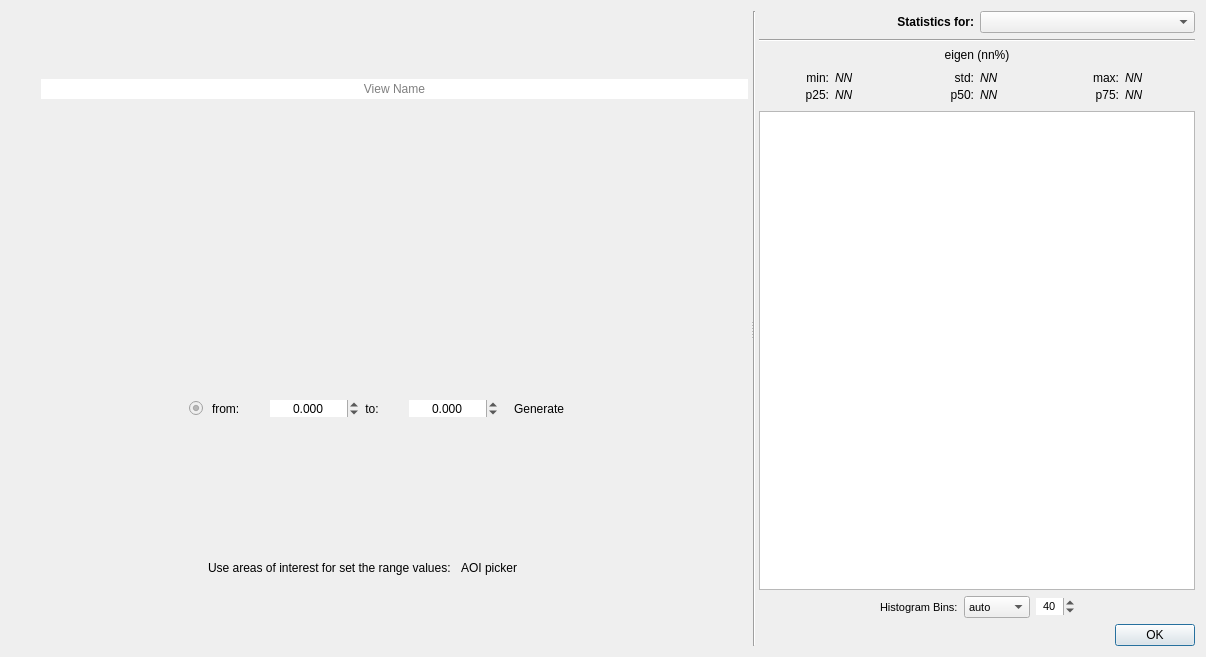
<?xml version="1.0" encoding="UTF-8"?>
<ui version="4.0">
 <class>ViewWidget</class>
 <widget class="QWidget" name="ViewWidget">
  <property name="geometry">
   <rect>
    <x>0</x>
    <y>0</y>
    <width>1206</width>
    <height>657</height>
   </rect>
  </property>
  <layout class="QHBoxLayout" name="horizontalLayout">
   <item>
    <widget class="QSplitter" name="splitter">
     <property name="orientation">
      <enum>Qt::Horizontal</enum>
     </property>
     <property name="handleWidth">
      <number>2</number>
     </property>
     <widget class="QWidget" name="widget_2" native="true">
      <layout class="QVBoxLayout" name="verticalLayout">
       <property name="spacing">
        <number>3</number>
       </property>
       <property name="leftMargin">
        <number>0</number>
       </property>
       <property name="topMargin">
        <number>0</number>
       </property>
       <property name="rightMargin">
        <number>3</number>
       </property>
       <property name="bottomMargin">
        <number>0</number>
       </property>
       <item>
        <widget class="QWidget" name="widget_3" native="true">
         <layout class="QHBoxLayout" name="horizontalLayout_2">
          <property name="leftMargin">
           <number>0</number>
          </property>
          <property name="topMargin">
           <number>0</number>
          </property>
          <property name="rightMargin">
           <number>0</number>
          </property>
          <property name="bottomMargin">
           <number>0</number>
          </property>
          <item>
           <widget class="QToolButton" name="layerStyleEditor">
            <property name="toolTip">
             <string>Open the style editor for this layer</string>
            </property>
            <property name="text">
             <string/>
            </property>
            <property name="icon">
             <iconset>
              <normaloff>:/plugins/pca4cd/icons/layer_properties.svg</normaloff>:/plugins/pca4cd/icons/layer_properties.svg</iconset>
            </property>
            <property name="toolButtonStyle">
             <enum>Qt::ToolButtonIconOnly</enum>
            </property>
            <property name="autoRaise">
             <bool>true</bool>
            </property>
           </widget>
          </item>
          <item>
           <widget class="QLineEdit" name="QLabel_ViewName">
            <property name="frame">
             <bool>false</bool>
            </property>
            <property name="alignment">
             <set>Qt::AlignCenter</set>
            </property>
            <property name="readOnly">
             <bool>true</bool>
            </property>
            <property name="placeholderText">
             <string>View Name</string>
            </property>
           </widget>
          </item>
         </layout>
        </widget>
       </item>
       <item>
        <widget class="RenderWidget" name="render_widget" native="true">
         <property name="sizePolicy">
          <sizepolicy hsizetype="Ignored" vsizetype="Ignored">
           <horstretch>0</horstretch>
           <verstretch>0</verstretch>
          </sizepolicy>
         </property>
        </widget>
       </item>
       <item>
        <widget class="QWidget" name="WidgetDetectionLayer" native="true">
         <layout class="QHBoxLayout" name="horizontalLayout_3">
          <property name="spacing">
           <number>3</number>
          </property>
          <property name="leftMargin">
           <number>3</number>
          </property>
          <property name="topMargin">
           <number>0</number>
          </property>
          <property name="rightMargin">
           <number>3</number>
          </property>
          <property name="bottomMargin">
           <number>0</number>
          </property>
          <item>
           <spacer name="horizontalSpacer_4">
            <property name="orientation">
             <enum>Qt::Horizontal</enum>
            </property>
            <property name="sizeHint" stdset="0">
             <size>
              <width>40</width>
              <height>20</height>
             </size>
            </property>
           </spacer>
          </item>
          <item>
           <widget class="QRadioButton" name="ShowHideChangeDetection">
            <property name="enabled">
             <bool>false</bool>
            </property>
            <property name="toolTip">
             <string>Show/hide the change layer generated</string>
            </property>
            <property name="icon">
             <iconset>
              <normaloff>:/plugins/pca4cd/icons/visibility.svg</normaloff>:/plugins/pca4cd/icons/visibility.svg</iconset>
            </property>
            <property name="checked">
             <bool>true</bool>
            </property>
           </widget>
          </item>
          <item>
           <spacer name="horizontalSpacer">
            <property name="orientation">
             <enum>Qt::Horizontal</enum>
            </property>
            <property name="sizeType">
             <enum>QSizePolicy::Fixed</enum>
            </property>
            <property name="sizeHint" stdset="0">
             <size>
              <width>6</width>
              <height>20</height>
             </size>
            </property>
           </spacer>
          </item>
          <item>
           <widget class="QLabel" name="label_5">
            <property name="text">
             <string>from:</string>
            </property>
           </widget>
          </item>
          <item>
           <widget class="QToolButton" name="PickerRangeFrom">
            <property name="toolTip">
             <string>Picker the pixel value using mouse cursor for set the initial change value</string>
            </property>
            <property name="text">
             <string/>
            </property>
            <property name="icon">
             <iconset>
              <normaloff>:/plugins/pca4cd/icons/cursor_picker.svg</normaloff>:/plugins/pca4cd/icons/cursor_picker.svg</iconset>
            </property>
            <property name="autoRaise">
             <bool>true</bool>
            </property>
           </widget>
          </item>
          <item>
           <widget class="QDoubleSpinBox" name="RangeChangeFrom">
            <property name="toolTip">
             <string>Generate the change layer from value</string>
            </property>
            <property name="frame">
             <bool>false</bool>
            </property>
            <property name="alignment">
             <set>Qt::AlignCenter</set>
            </property>
            <property name="decimals">
             <number>3</number>
            </property>
            <property name="minimum">
             <double>-100000.000000000000000</double>
            </property>
            <property name="maximum">
             <double>100000.000000000000000</double>
            </property>
           </widget>
          </item>
          <item>
           <widget class="QLabel" name="label">
            <property name="text">
             <string> to:</string>
            </property>
           </widget>
          </item>
          <item>
           <widget class="QToolButton" name="PickerRangeTo">
            <property name="toolTip">
             <string>Picker the pixel value using mouse cursor for set the final change value</string>
            </property>
            <property name="text">
             <string/>
            </property>
            <property name="icon">
             <iconset>
              <normaloff>:/plugins/pca4cd/icons/cursor_picker.svg</normaloff>:/plugins/pca4cd/icons/cursor_picker.svg</iconset>
            </property>
            <property name="autoRaise">
             <bool>true</bool>
            </property>
           </widget>
          </item>
          <item>
           <widget class="QDoubleSpinBox" name="RangeChangeTo">
            <property name="toolTip">
             <string>Generate the change layer to value</string>
            </property>
            <property name="frame">
             <bool>false</bool>
            </property>
            <property name="alignment">
             <set>Qt::AlignCenter</set>
            </property>
            <property name="decimals">
             <number>3</number>
            </property>
            <property name="minimum">
             <double>-100000.000000000000000</double>
            </property>
            <property name="maximum">
             <double>100000.000000000000000</double>
            </property>
           </widget>
          </item>
          <item>
           <spacer name="horizontalSpacer_2">
            <property name="orientation">
             <enum>Qt::Horizontal</enum>
            </property>
            <property name="sizeType">
             <enum>QSizePolicy::Fixed</enum>
            </property>
            <property name="sizeHint" stdset="0">
             <size>
              <width>6</width>
              <height>20</height>
             </size>
            </property>
           </spacer>
          </item>
          <item>
           <widget class="QToolButton" name="GenerateDetectionLayer">
            <property name="toolTip">
             <string>Generate the change layer for this component</string>
            </property>
            <property name="text">
             <string>Generate</string>
            </property>
            <property name="icon">
             <iconset>
              <normaloff>:/plugins/pca4cd/icons/run.svg</normaloff>:/plugins/pca4cd/icons/run.svg</iconset>
            </property>
            <property name="toolButtonStyle">
             <enum>Qt::ToolButtonTextBesideIcon</enum>
            </property>
            <property name="autoRaise">
             <bool>true</bool>
            </property>
           </widget>
          </item>
          <item>
           <spacer name="horizontalSpacer_5">
            <property name="orientation">
             <enum>Qt::Horizontal</enum>
            </property>
            <property name="sizeHint" stdset="0">
             <size>
              <width>40</width>
              <height>20</height>
             </size>
            </property>
           </spacer>
          </item>
         </layout>
        </widget>
       </item>
       <item>
        <widget class="QWidget" name="widget_5" native="true">
         <layout class="QHBoxLayout" name="horizontalLayout_8">
          <property name="spacing">
           <number>3</number>
          </property>
          <property name="leftMargin">
           <number>3</number>
          </property>
          <property name="topMargin">
           <number>0</number>
          </property>
          <property name="rightMargin">
           <number>3</number>
          </property>
          <property name="bottomMargin">
           <number>0</number>
          </property>
          <item>
           <spacer name="horizontalSpacer_3">
            <property name="orientation">
             <enum>Qt::Horizontal</enum>
            </property>
            <property name="sizeHint" stdset="0">
             <size>
              <width>40</width>
              <height>20</height>
             </size>
            </property>
           </spacer>
          </item>
          <item>
           <widget class="QLabel" name="label_2">
            <property name="toolTip">
             <string>Use min and max value of all pixels inside areas of interest for fill from/to range values</string>
            </property>
            <property name="text">
             <string>Use areas of interest for set the range values:</string>
            </property>
           </widget>
          </item>
          <item>
           <widget class="QToolButton" name="AOI_Picker">
            <property name="text">
             <string>AOI picker</string>
            </property>
            <property name="icon">
             <iconset>
              <normaloff>:/plugins/pca4cd/icons/aoi_picker.svg</normaloff>:/plugins/pca4cd/icons/aoi_picker.svg</iconset>
            </property>
            <property name="toolButtonStyle">
             <enum>Qt::ToolButtonTextBesideIcon</enum>
            </property>
            <property name="autoRaise">
             <bool>true</bool>
            </property>
           </widget>
          </item>
          <item>
           <widget class="QToolButton" name="DeleteAllAOI">
            <property name="toolTip">
             <string>Delete all AOI</string>
            </property>
            <property name="icon">
             <iconset>
              <normaloff>:/plugins/pca4cd/icons/trash.svg</normaloff>:/plugins/pca4cd/icons/trash.svg</iconset>
            </property>
            <property name="toolButtonStyle">
             <enum>Qt::ToolButtonIconOnly</enum>
            </property>
            <property name="autoRaise">
             <bool>true</bool>
            </property>
           </widget>
          </item>
          <item>
           <spacer name="horizontalSpacer_6">
            <property name="orientation">
             <enum>Qt::Horizontal</enum>
            </property>
            <property name="sizeHint" stdset="0">
             <size>
              <width>40</width>
              <height>20</height>
             </size>
            </property>
           </spacer>
          </item>
         </layout>
        </widget>
       </item>
      </layout>
     </widget>
     <widget class="QWidget" name="widget" native="true">
      <layout class="QHBoxLayout" name="horizontalLayout_5">
       <property name="spacing">
        <number>0</number>
       </property>
       <property name="leftMargin">
        <number>0</number>
       </property>
       <property name="topMargin">
        <number>0</number>
       </property>
       <property name="rightMargin">
        <number>0</number>
       </property>
       <property name="bottomMargin">
        <number>0</number>
       </property>
       <item>
        <widget class="Line" name="line">
         <property name="orientation">
          <enum>Qt::Vertical</enum>
         </property>
        </widget>
       </item>
       <item>
        <widget class="QWidget" name="widget_6" native="true">
         <layout class="QVBoxLayout" name="verticalLayout_2">
          <property name="leftMargin">
           <number>3</number>
          </property>
          <property name="topMargin">
           <number>0</number>
          </property>
          <property name="rightMargin">
           <number>0</number>
          </property>
          <property name="bottomMargin">
           <number>0</number>
          </property>
          <item>
           <widget class="QWidget" name="widget_10" native="true">
            <layout class="QHBoxLayout" name="horizontalLayout_9">
             <property name="leftMargin">
              <number>0</number>
             </property>
             <property name="topMargin">
              <number>0</number>
             </property>
             <property name="rightMargin">
              <number>0</number>
             </property>
             <property name="bottomMargin">
              <number>0</number>
             </property>
             <item>
              <widget class="QLabel" name="label_4">
               <property name="font">
                <font>
                 <weight>75</weight>
                 <bold>true</bold>
                </font>
               </property>
               <property name="text">
                <string>Statistics for:</string>
               </property>
               <property name="alignment">
                <set>Qt::AlignRight|Qt::AlignTrailing|Qt::AlignVCenter</set>
               </property>
              </widget>
             </item>
             <item>
              <widget class="QComboBox" name="QCBox_StatsLayer">
               <property name="sizeAdjustPolicy">
                <enum>QComboBox::AdjustToContents</enum>
               </property>
              </widget>
             </item>
            </layout>
           </widget>
          </item>
          <item>
           <widget class="Line" name="line_3">
            <property name="orientation">
             <enum>Qt::Horizontal</enum>
            </property>
           </widget>
          </item>
          <item>
           <widget class="QWidget" name="widget_8" native="true">
            <layout class="QHBoxLayout" name="horizontalLayout_6">
             <property name="topMargin">
              <number>0</number>
             </property>
             <property name="bottomMargin">
              <number>0</number>
             </property>
             <item>
              <widget class="QLabel" name="stats_header">
               <property name="text">
                <string>eigen (nn%)</string>
               </property>
               <property name="alignment">
                <set>Qt::AlignCenter</set>
               </property>
              </widget>
             </item>
            </layout>
           </widget>
          </item>
          <item>
           <widget class="QWidget" name="widget_7" native="true">
            <layout class="QGridLayout">
             <property name="leftMargin">
              <number>3</number>
             </property>
             <property name="topMargin">
              <number>3</number>
             </property>
             <property name="rightMargin">
              <number>3</number>
             </property>
             <property name="bottomMargin">
              <number>3</number>
             </property>
             <property name="verticalSpacing">
              <number>3</number>
             </property>
             <item row="1" column="0">
              <widget class="QLabel" name="label_3">
               <property name="text">
                <string>min:</string>
               </property>
               <property name="alignment">
                <set>Qt::AlignRight|Qt::AlignTrailing|Qt::AlignVCenter</set>
               </property>
              </widget>
             </item>
             <item row="2" column="4">
              <widget class="QLabel" name="label_14">
               <property name="text">
                <string>p75:</string>
               </property>
               <property name="alignment">
                <set>Qt::AlignRight|Qt::AlignTrailing|Qt::AlignVCenter</set>
               </property>
              </widget>
             </item>
             <item row="1" column="3">
              <widget class="QLabel" name="stats_std">
               <property name="font">
                <font>
                 <italic>true</italic>
                </font>
               </property>
               <property name="text">
                <string>NN</string>
               </property>
              </widget>
             </item>
             <item row="2" column="0">
              <widget class="QLabel" name="label_9">
               <property name="text">
                <string>p25:</string>
               </property>
               <property name="alignment">
                <set>Qt::AlignRight|Qt::AlignTrailing|Qt::AlignVCenter</set>
               </property>
              </widget>
             </item>
             <item row="1" column="2">
              <widget class="QLabel" name="label_6">
               <property name="text">
                <string>std:</string>
               </property>
               <property name="alignment">
                <set>Qt::AlignRight|Qt::AlignTrailing|Qt::AlignVCenter</set>
               </property>
              </widget>
             </item>
             <item row="1" column="1">
              <widget class="QLabel" name="stats_min">
               <property name="font">
                <font>
                 <italic>true</italic>
                </font>
               </property>
               <property name="text">
                <string>NN</string>
               </property>
              </widget>
             </item>
             <item row="2" column="2">
              <widget class="QLabel" name="label_11">
               <property name="text">
                <string>p50:</string>
               </property>
               <property name="alignment">
                <set>Qt::AlignRight|Qt::AlignTrailing|Qt::AlignVCenter</set>
               </property>
              </widget>
             </item>
             <item row="2" column="1">
              <widget class="QLabel" name="stats_p25">
               <property name="font">
                <font>
                 <italic>true</italic>
                </font>
               </property>
               <property name="text">
                <string>NN</string>
               </property>
              </widget>
             </item>
             <item row="2" column="3">
              <widget class="QLabel" name="stats_p50">
               <property name="font">
                <font>
                 <italic>true</italic>
                </font>
               </property>
               <property name="text">
                <string>NN</string>
               </property>
              </widget>
             </item>
             <item row="1" column="4">
              <widget class="QLabel" name="label_13">
               <property name="text">
                <string>max:</string>
               </property>
               <property name="alignment">
                <set>Qt::AlignRight|Qt::AlignTrailing|Qt::AlignVCenter</set>
               </property>
              </widget>
             </item>
             <item row="1" column="5">
              <widget class="QLabel" name="stats_max">
               <property name="font">
                <font>
                 <italic>true</italic>
                </font>
               </property>
               <property name="text">
                <string>NN</string>
               </property>
              </widget>
             </item>
             <item row="2" column="5">
              <widget class="QLabel" name="stats_p75">
               <property name="font">
                <font>
                 <italic>true</italic>
                </font>
               </property>
               <property name="text">
                <string>NN</string>
               </property>
              </widget>
             </item>
            </layout>
           </widget>
          </item>
          <item>
           <widget class="PlotWidget" name="HistogramPlot"/>
          </item>
          <item>
           <widget class="QWidget" name="widget_4" native="true">
            <layout class="QHBoxLayout" name="horizontalLayout_4">
             <property name="leftMargin">
              <number>0</number>
             </property>
             <property name="topMargin">
              <number>0</number>
             </property>
             <property name="rightMargin">
              <number>0</number>
             </property>
             <property name="bottomMargin">
              <number>0</number>
             </property>
             <item>
              <spacer name="horizontalSpacer_7">
               <property name="orientation">
                <enum>Qt::Horizontal</enum>
               </property>
               <property name="sizeHint" stdset="0">
                <size>
                 <width>40</width>
                 <height>20</height>
                </size>
               </property>
              </spacer>
             </item>
             <item>
              <widget class="QLabel" name="label_7">
               <property name="font">
                <font>
                 <pointsize>8</pointsize>
                </font>
               </property>
               <property name="text">
                <string>Histogram Bins:</string>
               </property>
              </widget>
             </item>
             <item>
              <widget class="QComboBox" name="HistogramTypeBins">
               <property name="maximumSize">
                <size>
                 <width>16777215</width>
                 <height>32</height>
                </size>
               </property>
               <property name="font">
                <font>
                 <pointsize>8</pointsize>
                </font>
               </property>
               <property name="sizeAdjustPolicy">
                <enum>QComboBox::AdjustToContents</enum>
               </property>
               <property name="frame">
                <bool>true</bool>
               </property>
               <item>
                <property name="text">
                 <string>auto</string>
                </property>
               </item>
               <item>
                <property name="text">
                 <string>doane</string>
                </property>
               </item>
               <item>
                <property name="text">
                 <string>scott</string>
                </property>
               </item>
               <item>
                <property name="text">
                 <string>rice</string>
                </property>
               </item>
               <item>
                <property name="text">
                 <string>custom</string>
                </property>
               </item>
              </widget>
             </item>
             <item>
              <widget class="QSpinBox" name="HistogramCustomBins">
               <property name="font">
                <font>
                 <pointsize>8</pointsize>
                </font>
               </property>
               <property name="frame">
                <bool>false</bool>
               </property>
               <property name="alignment">
                <set>Qt::AlignCenter</set>
               </property>
               <property name="minimum">
                <number>3</number>
               </property>
               <property name="maximum">
                <number>999</number>
               </property>
               <property name="value">
                <number>40</number>
               </property>
              </widget>
             </item>
             <item>
              <spacer name="horizontalSpacer_8">
               <property name="orientation">
                <enum>Qt::Horizontal</enum>
               </property>
               <property name="sizeHint" stdset="0">
                <size>
                 <width>40</width>
                 <height>20</height>
                </size>
               </property>
              </spacer>
             </item>
            </layout>
           </widget>
          </item>
          <item>
           <widget class="QDialogButtonBox" name="DialogButtons">
            <property name="orientation">
             <enum>Qt::Horizontal</enum>
            </property>
            <property name="standardButtons">
             <set>QDialogButtonBox::Ok</set>
            </property>
           </widget>
          </item>
         </layout>
        </widget>
       </item>
      </layout>
     </widget>
    </widget>
   </item>
  </layout>
 </widget>
 <customwidgets>
  <customwidget>
   <class>RenderWidget</class>
   <extends>QWidget</extends>
   <header>pca4cd.gui.render_widget</header>
   <container>1</container>
  </customwidget>
  <customwidget>
   <class>PlotWidget</class>
   <extends>QGraphicsView</extends>
   <header>pyqtgraph</header>
  </customwidget>
 </customwidgets>
 <resources/>
 <connections>
  <connection>
   <sender>DialogButtons</sender>
   <signal>accepted()</signal>
   <receiver>ViewWidget</receiver>
   <slot>close()</slot>
   <hints>
    <hint type="sourcelabel">
     <x>1170</x>
     <y>636</y>
    </hint>
    <hint type="destinationlabel">
     <x>1173</x>
     <y>612</y>
    </hint>
   </hints>
  </connection>
 </connections>
</ui>
